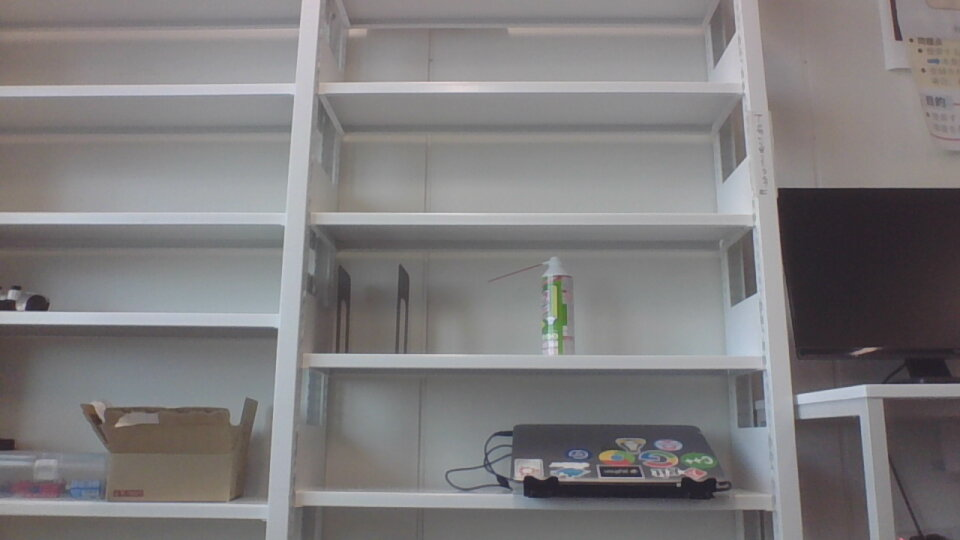
#> input picture background.jpg, 960 x 540 px
$ jupyter execute canny_edge_detector.ipynb   (shell and % lines are left out)
#> lines starting #> are read from the running program, lines starting #| are printed output that depends on the picture; long printed decimals are rounded
# アドバンスドビジョンレポート
## Cannyエッジ検出の実装

本レポートでは、OpenCVの画像処理ライブラリを使用せずにゼロから実装するものである。
### ライブラリの読み込み

[cell 1]
import time
import copy
import numpy as np
from scipy import signal
from matplotlib import pyplot as plt
from matplotlib import image as m_img

### 写真の読み込み

[cell 2]
image = m_img.imread('background.jpg')
#> image is the input picture: shape (540, 960, 3); mean R, G, B 126.4, 124.3, 125.5

plt.rcParams['figure.figsize'] = [15, 15]
plt.imshow(image)
print('image shape:', image.shape)
#| image shape: (540, 960, 3)

### RGB画像をグレースケール化

[cell 3]
img_height, img_width, _ = image.shape
gray_image = np.zeros((img_height, img_width))

red_image = image[:,:,0]
green_image = image[:,:,1]
blue_image = image[:,:,2]

gray_image = (red_image*0.299) + (green_image*0.587) + (blue_image*0.114)

plt.imshow(gray_image, cmap='gray', vmin=0.0, vmax=255.0)

### 5x5ガウシアンフィルタで写真のノイズを除去

[cell 4]
def generate_gaussian_kernel(size, sigma):
    # カーネルのサイズは必ず奇数である
    assert size % 2 != 0, f"Expected kernel size to be odd number、got: {size}"

    # floor計算: 5//2 == 2
    kernel_center = size//2

    # 行列のそれぞれの位置座標から中心点までの距離の行列
    # 列: 5x5の行列で、0行2列の要素から中心点3,3までの移動距離は
    #    それぞれ|0-3|,|2-3| -> sqrt(3**2 + 1**2)である
    #    この距離に応じてガウス分布の分布があれば、その点の重み(確率密度)
    #    を計算する事が出来る
    # mgridを使用すると、簡単にそれぞれ要素に当てはまる位置座標の行列を
    # 簡単に作成出来る
    distance_row, distance_col = np.mgrid[-kernel_center:kernel_center+1,
                                          -kernel_center:kernel_center+1]

    return (1/(2.0*np.pi*sigma**2)) * (np.exp(-(distance_row**2 + distance_col**2)/(2*sigma**2)))

[cell 5]
# 手動で作るガウシアンフィルタは行列のそれぞれの
# 要素に好きな値を調整する事が可能で、
# ガウス分布のσ値をピッタリ中心点と行列の一番外に
# あるの要素の間にある要素に、相当する値を簡単に
# 代入出来る。
#
# 自動生成はそれぞれの要素に自動で値を入れられるが、
# 行列の端にある要素にガウス分布の端の値が代入され
# るとは限らない。なぜなら、要素の間にある物理距離は
# 分布の値に直接反映されるからだ。

# 中心: 5x5の標準偏差σ=10.3のガウシアンフィルタ
gaussian_filter = (np.array([[1,4,7,4,1],
                           [4,16,26,16,4],
                           [7,26,41,26,7],
                           [4,16,26,16,4],
                           [1,4,7,4,1]]))/273

# サイズ5x5、σ=1.0のガウシアンフィルタを生成する
gaussian_filter = generate_gaussian_kernel(5, 1)

print(gaussian_filter)

[cell 6]
smooth_gray_image = np.zeros(gray_image.shape)

# for loop 2D convolution
start = time.time()
for h in range(2, img_height-2):
    for w in range(2, img_width-2):
        smooth_gray_image[h, w] = (gray_image[h-2:h+3, w-2:w+3] * gaussian_filter).sum()
for_loop_time = time.time() - start

# scipy.signal function 2D convolution
start = time.time()
smooth_gray_image = signal.convolve2d(gray_image, gaussian_filter, mode="same", boundary="fill", fillvalue=0)
builtin_time = time.time() - start

print("hand made for loop 2D convolution time:", for_loop_time)
print("built-in 2D convolution time:", builtin_time)

plt.imshow(smooth_gray_image, cmap='gray', vmin=0.0, vmax=255.0)

### Sobelフィルターで画像の縦と横軸をそれぞれ1次微分を行い、画像の輝度の勾配を計算する

[cell 7]
sobel_col = np.array([[-1, 0, 1],
                     [-2, 0, 2],
                     [-1, 0, 1]])
sobel_row = np.array([[-1, -2, -1],
                      [0, 0, 0],
                      [1, 2, 1]])

image_gradient_intensity0 = np.zeros(smooth_gray_image.shape)
image_gradient_angle0 = np.zeros(smooth_gray_image.shape)

# hand made for loop sobel
start = time.time()
for row in range(1, img_height-1, 1):
    for col in range(1, img_width-1, 1):
        gradient_col = (smooth_gray_image[row-1:row+2, col-1:col+2] * sobel_col).sum()
        gradient_row = (smooth_gray_image[row-1:row+2, col-1:col+2] * sobel_row).sum()

        image_gradient_intensity0[row, col] = np.sqrt(gradient_row**2 + gradient_col**2)
        image_gradient_angle0[row, col] = np.arctan2(gradient_row, gradient_col)
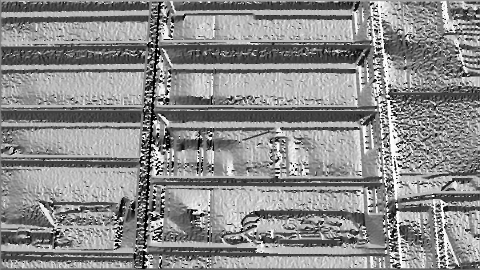
#> image_gradient_angle0: shape (540, 960) float64 (shown at 1/2 size); min -3.14, max 3.14, mean 0.298; drawn with min black and max white
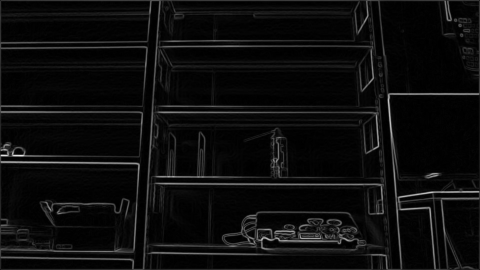
#> image_gradient_intensity0: shape (540, 960) float64 (shown at 1/2 size); min 0, max 361.8, mean 18.6; drawn with min black and max white
for_loop_time = time.time() - start

[cell 8]
# scipy signal 2D convolution sobel
# なお、signal.convolution2dはカーネルをひっくり返して畳み込む
# ため、エッジの角度と濃淡は順方向とは違う値が帰ってくる。
# この問題を解決するために、np.fliplr, np.flipudで解決できる
# ちなみに、signal.correlate2d(img, kernel)を使用すると、
# ひっくり返す必要がなくなる
start = time.time()

gradient_col = signal.convolve2d(gray_image, sobel_col, mode="same", boundary="fill", fillvalue=0)
gradient_row = signal.convolve2d(gray_image, sobel_row, mode="same", boundary="fill", fillvalue=0)

image_gradient_intensity1 = np.hypot(gradient_row, gradient_col)
image_gradient_angle1 = np.arctan2(gradient_row, gradient_col)
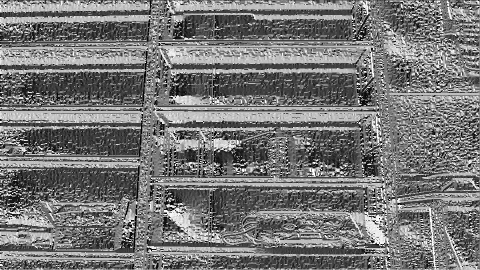
#> image_gradient_angle1: shape (540, 960) float64 (shown at 1/2 size); min -3.14, max 3.14, mean -0.223; drawn with min black and max white

builtin_time1 = time.time() - start

[cell 9]
# scipy signal 2D convolution flipped sobel
start = time.time()

# np.flip() == np.fliplr(np.flipud())
gradient_col = signal.convolve2d(gray_image, np.flip(sobel_col), mode="same", boundary="fill", fillvalue=0)
gradient_row = signal.convolve2d(gray_image, np.flip(sobel_row), mode="same", boundary="fill", fillvalue=0)
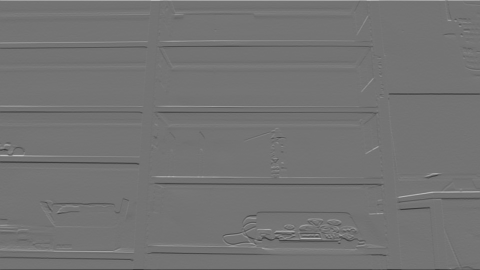
#> gradient_row: shape (540, 960) float64 (shown at 1/2 size); min -675.9, max 811.7, mean -0.2; drawn with min black and max white

image_gradient_intensity2 = np.hypot(gradient_row, gradient_col)
image_gradient_angle2 = np.arctan2(gradient_row, gradient_col)

builtin_time2 = time.time() - start

[cell 10]
# scipy signal 2D correlation sobel
start = time.time()

gradient_col = signal.correlate2d(gray_image, sobel_col, mode="same", boundary="fill", fillvalue=0)
gradient_row = signal.correlate2d(gray_image, sobel_row, mode="same", boundary="fill", fillvalue=0)

image_gradient_intensity3 = np.hypot(gradient_row, gradient_col)
image_gradient_angle3 = np.arctan2(gradient_row, gradient_col)

builtin_time3 = time.time() - start

[cell 11]
print("hand made for loop 2D convolution time:", for_loop_time)
print("built-in 2D convolution time:", builtin_time1)
print("built-in 2D flipped convolution time:", builtin_time2)
print("built-in 2D correlation time:", builtin_time3)
print("\n")
print("hand made intensity", image_gradient_intensity0[200,100])
#| hand made intensity 2.222
print("convolution 2D intensity", image_gradient_intensity1[200,100])
#| convolution 2D intensity 3.088
print("flipped convolution 2D intensity", image_gradient_intensity2[200,100])
#| flipped convolution 2D intensity 3.088
print("correlation 2D intensity", image_gradient_intensity3[200,100])
#| correlation 2D intensity 3.088
print("\n")
print("hand made angle", image_gradient_angle0[200,100])
#| hand made angle 0.4314
print("convolution 2D angle", image_gradient_angle1[200,100])
#| convolution 2D angle -2.476
print("flipped convolution 2D angle", image_gradient_angle2[200,100])
#| flipped convolution 2D angle 0.6651
print("correlation 2D angle", image_gradient_angle3[200,100])
#| correlation 2D angle 0.6651

# 勾配の値をスケールする、大きな値がより大きくする
gradient_scale = 1
image_gradient_intensity3 *= gradient_scale

# 255を超えた値を255にする
image_gradient_intensity3[(image_gradient_intensity3 > 255)] = 255
#> image_gradient_intensity3: shape (540, 960) float64; min 0, max 255, mean 22.8

plt.imshow(image_gradient_intensity3, cmap='gray', vmin=0.0, vmax=255.0)

### 非極大値の抑制

[cell 12]
for row in range(1, img_height-1):
    for col in range(1, img_width-1):
        # 縦エッジ
        if (abs(image_gradient_angle3[row, col]) <= np.radians(22.5)):
            if (image_gradient_intensity3[row, col] < image_gradient_intensity3[row, col-1])\
                or (image_gradient_intensity3[row, col] < image_gradient_intensity3[row, col+1]):
                image_gradient_intensity3[row, col] = 0.0
        # 横エッジ
        elif np.radians(67.5) < image_gradient_angle3[row, col] <= np.radians(112.5):
            if (image_gradient_intensity3[row, col] < image_gradient_intensity3[row-1, col])\
                or (image_gradient_intensity3[row, col] < image_gradient_intensity3[row+1, col]):
                image_gradient_intensity3[row, col] = 0.0
        # 右斜め上と左斜め下エッジ
        elif (np.radians(22.5) < image_gradient_angle3[row, col] <= np.radians(67.5)):
            if (image_gradient_intensity3[row, col] < image_gradient_intensity3[row-1, col-1])\
                or (image_gradient_intensity3[row, col] < image_gradient_intensity3[row+1, col+1]):
                image_gradient_intensity3[row, col] = 0.0
        # 右斜め下と左斜め上エッジ
        elif (np.radians(112.5) < image_gradient_angle3[row, col] <= np.radians(157.5)):
            if (image_gradient_intensity3[row, col] < image_gradient_intensity3[row-1, col+1])\
                or (image_gradient_intensity3[row, col] < image_gradient_intensity3[row+1, col-1]):
                image_gradient_intensity3[row, col] = 0.0
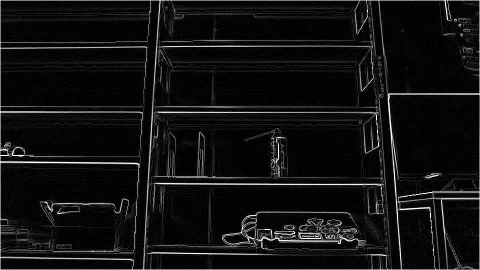
#> image_gradient_intensity3: shape (540, 960) float64 (shown at 1/2 size); min 0, max 255, mean 17.7

#plt.imsave('non-maxima-supp.jpg', image_gradient_intensity)
plt.imshow(image_gradient_intensity3, cmap='gray', vmin=0.0, vmax=255.0)

### ヒステリシスしきい値処理

[cell 13]
low_threshold = 50.0
high_threshold = 100.0

weak_edge = 200.0
strong_edge = 255.0

l_image = np.zeros(image_gradient_intensity3.shape)
h_image = np.zeros(image_gradient_intensity3.shape)
hys_image = np.zeros(image_gradient_intensity3.shape)

[cell 14]
fig, ax = plt.subplots(1, 2)

# 弱いエッジの画像
mask = (image_gradient_intensity3 > low_threshold) & (image_gradient_intensity3 < high_threshold)
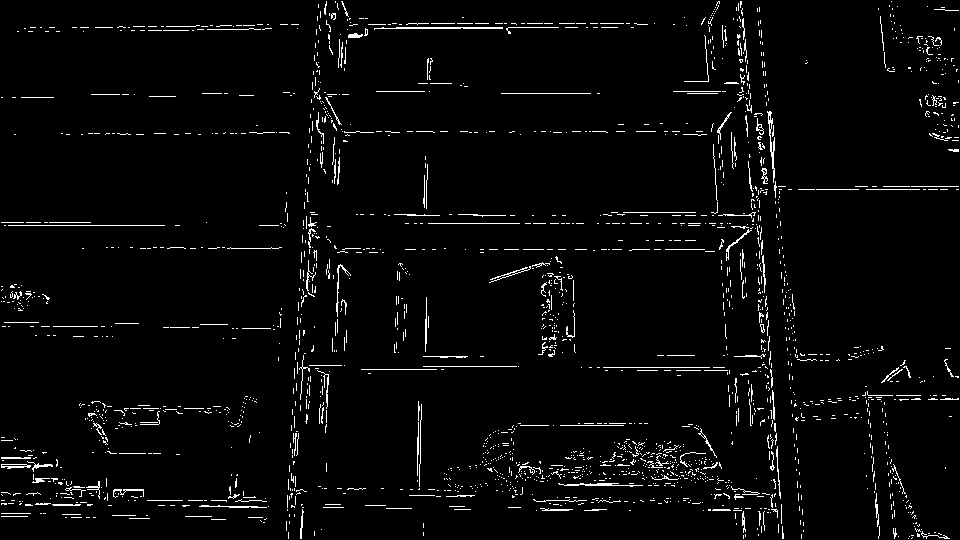
#> mask: shape (540, 960) bool; 3.2% white in thin lines or dots
l_image += (weak_edge * mask)
#> l_image: shape (540, 960) float64; values 0 (black) and 200 (white), 3.2% white in thin lines or dots

# 強いエッジの画像
mask = (image_gradient_intensity3 > high_threshold)
#> mask: shape (540, 960) bool; 5% white in thin lines or dots
h_image += (strong_edge * mask)
#> h_image: shape (540, 960) float64; 5% white in thin lines or dots

#plt.imsave('low-hysterasis.jpg', l_image)
#plt.imsave('high-hysterasis.jpg', h_image)

ax[0].imshow(l_image, cmap='gray', vmin=0.0, vmax=255.0)
ax[1].imshow(h_image, cmap='gray', vmin=0.0, vmax=255.0)

[cell 15]
# ヒステリシスしきい値処理
# 強いエッジと繋がっている弱いエッジを強いエッジに変換する

# 弱いエッジと強いエッジの合体画像
hys_image = copy.deepcopy(l_image) + copy.deepcopy(h_image)

# 一番端にあるエッジを消す
row, col = hys_image.shape
hys_image[0, :] = 0.0 # 最初の行
hys_image[row-1,:] = 0.0 # 最後の行
hys_image[:,0] = 0.0 # 最初の列
hys_image[:, col-1] = 0.0 #最後の列
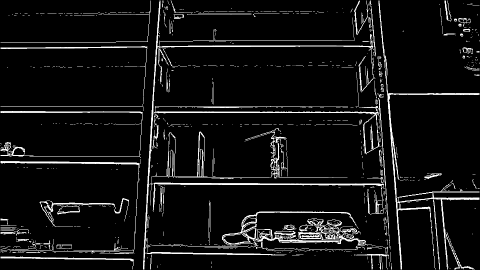
#> hys_image: shape (540, 960) float64 (shown at 1/2 size); min 0, max 255, mean 17.7

[cell 16]
old_strong_edges = np.zeros(hys_image.shape)
old_strong_edges[hys_image == weak_edge] = weak_edge

# 強いエッジの周りにある弱いエッジを強いエッジにするために、
# 畳み込み行列で変換を行う
weak_to_strong = np.array([[1/weak_edge, 1/weak_edge, 1/weak_edge],
                           [1/weak_edge, 1/strong_edge, 1/weak_edge],
                           [1/weak_edge, 1/weak_edge, 1/weak_edge]])

[cell 17]
def connect_weak_to_strong_edges(edge_row, edge_col, image):
    # edge_row, colは強いエッジの画素位置を持っているリストである
    for i in range(len(edge_row)):
        if image[edge_row[i]-1, edge_col[i]-1] == weak_edge:
            image[edge_row[i]-1, edge_col[i]-1] = strong_edge

        if image[edge_row[i]-1, edge_col[i]] == weak_edge:
            image[edge_row[i]-1, edge_col[i]] = strong_edge

        if image[edge_row[i]-1, edge_col[i]+1] == weak_edge:
            image[edge_row[i]-1, edge_col[i]+1] = strong_edge

        if image[edge_row[i], edge_col[i]-1] == weak_edge:
            image[edge_row[i], edge_col[i]-1] = strong_edge

        if image[edge_row[i], edge_col[i]+1] == weak_edge:
            image[edge_row[i], edge_col[i]+1] = strong_edge

        if image[edge_row[i]+1, edge_col[i]-1] == weak_edge:
            image[edge_row[i]+1, edge_col[i]-1] = strong_edge

        if image[edge_row[i]+1, edge_col[i]] == weak_edge:
            image[edge_row[i]+1, edge_col[i]] = strong_edge

        if image[edge_row[i]+1, edge_col[i]+1] == weak_edge:
            image[edge_row[i]+1, edge_col[i]+1] = strong_edge

[cell 18]
strong_edge_positions = np.where(hys_image == strong_edge)
#> strong_edge_positions = 22939 positions, rows 1 to 538, columns 1 to 958

start = time.time()
# 強いエッジと繋がる弱いエッジを全部探すループ
while(not (old_strong_edges == hys_image).all()):
    old_strong_edges[hys_image == strong_edge] = strong_edge
    connect_weak_to_strong_edges(strong_edge_positions[0], strong_edge_positions[1], hys_image)

    # 探した位置の2重確認を避けるため、新しく追加さらた強いエッジの位置だけ残す
    new_edge_positions = (old_strong_edges == strong_edge) ^ (hys_image == strong_edge)
    strong_edge_positions = np.where(new_edge_positions)
#> this loop made 88 passes
#> strong_edge_positions on passes 1 to 8: 7622 positions, rows 1 to 538, columns 1 to 958, 994 positions, rows 3 to 538, columns 1 to 958, 626 positions, rows 2 to 538, columns 2 to 954, 408 positions, rows 1 to 538, columns 1 to 955, 297 positions, rows 6 to 526, columns 21 to 956, 238 positions, rows 5 to 525, columns 25 to 957, 206 positions, rows 4 to 524, columns 26 to 958, 169 positions, rows 3 to 523, columns 27 to 942
#> pass 1, `new_edge_positions = (old_strong_edges == strong_edge) ^ (hys_image ==..`:
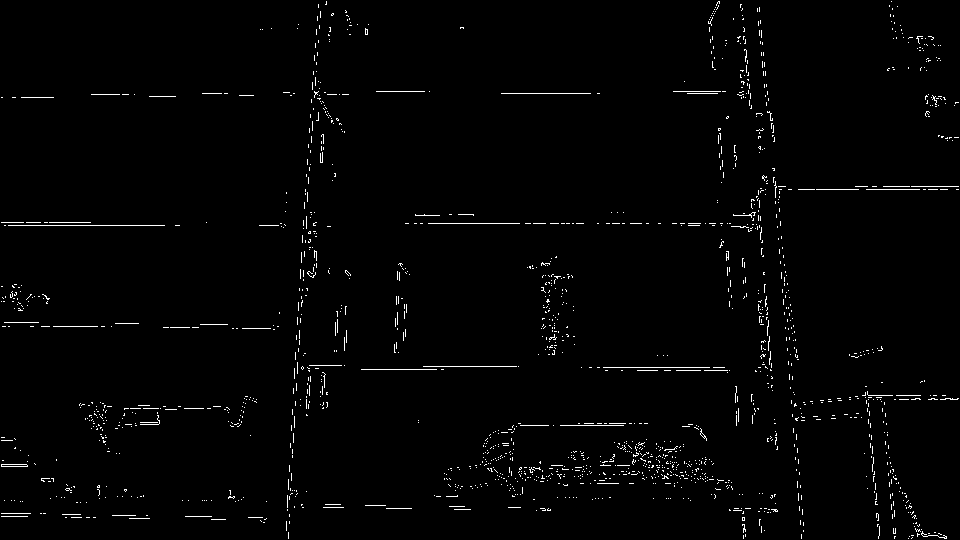
#> new_edge_positions: shape (540, 960) bool; 1.5% white in thin lines or dots

connect_edge_time = time.time() - start

# 強いエッジと繋がっていない弱いエッジを消す
print("connect weak edge to strong edge time:", connect_edge_time)
np.where(hys_image == weak_edge, 0.0, hys_image)

[cell 19]
fig, ax = plt.subplots(1, 2)

# 強いエッジのヒステリシスしきい値処理前と後を表示
ax[0].imshow(h_image, cmap='gray', vmin=0.0, vmax=255.0)
ax[1].imshow(hys_image, cmap='gray', vmin=0.0, vmax=255.0)

### OpenCVライブラリを用いたCannyエッジ検出との比較

[cell 20]
fig, ax = plt.subplots(1, 2)

# 本レポートで実装したCannyエッジ検出画像
ax[0].imshow(hys_image, cmap='gray', vmin=0.0, vmax=255.0)

# OpenCVのCannyエッジ検出画像
opencv_image = m_img.imread('opencv_canny_edge.jpg')
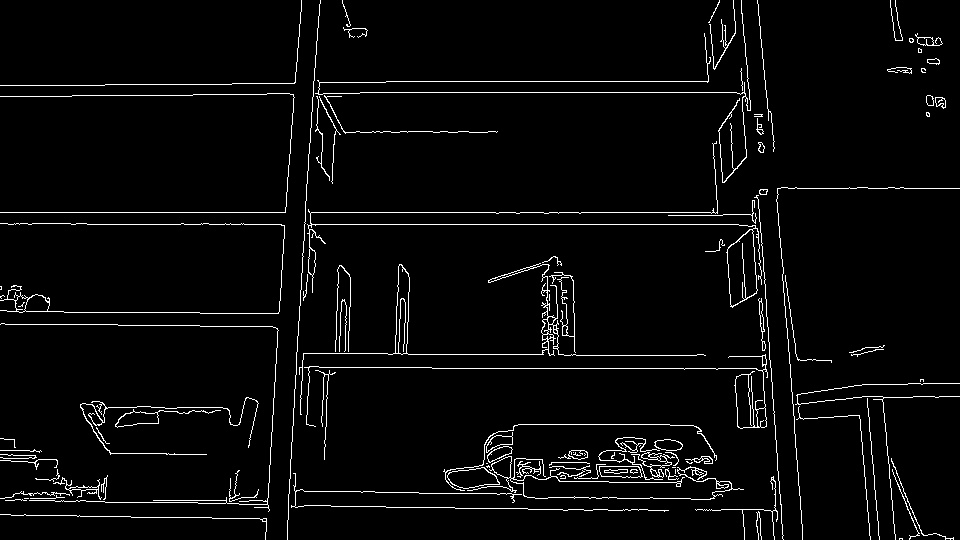
#> input picture opencv_canny_edge.jpg, 960 x 540 px
#> opencv_image is the input picture: shape (540, 960); min 0, max 255, mean 9.2
ax[1].imshow(opencv_image, cmap='gray', vmin=0.0, vmax=255.0)
